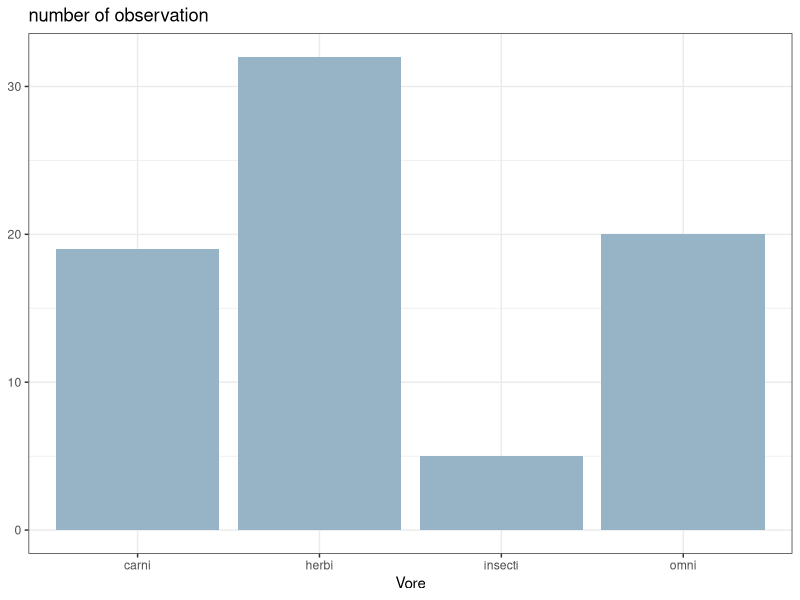
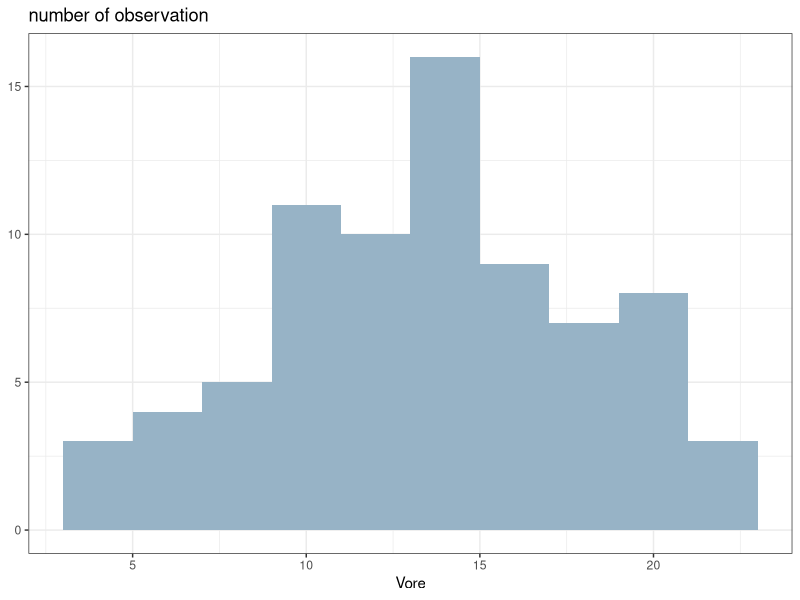

These figures' R source, in order:
library(tidyverse)
names(msleep)
view(msleep)
# 1 single categorical
msleep %>%
  drop_na(vore) %>% #if comment this line another column add to graf with name NA
  ggplot(aes(x = vore))+
  geom_bar(fill = "#97B3C6")+ #htmlcolorcode.com  #counting
  #coord_flip()+ #vertically axis, for lots of data
  theme_bw()+
  labs(x = "Vore",
       y = NULL,
       title ="number of observation")
   #use fct_infreq(vore) to create order on ggplot        
# 2 single numeric
msleep %>%
  drop_na(vore) %>%
  ggplot(aes(x = awake))+
  geom_histogram(binwidth = 2, fill = "#97B3C6")+ 
  theme_bw()+
  labs(x = "Vore",
       y = NULL,
       title ="number of observation")
#binwidth:how many observation fit into these bins?(0 -2 , 2-4,..)